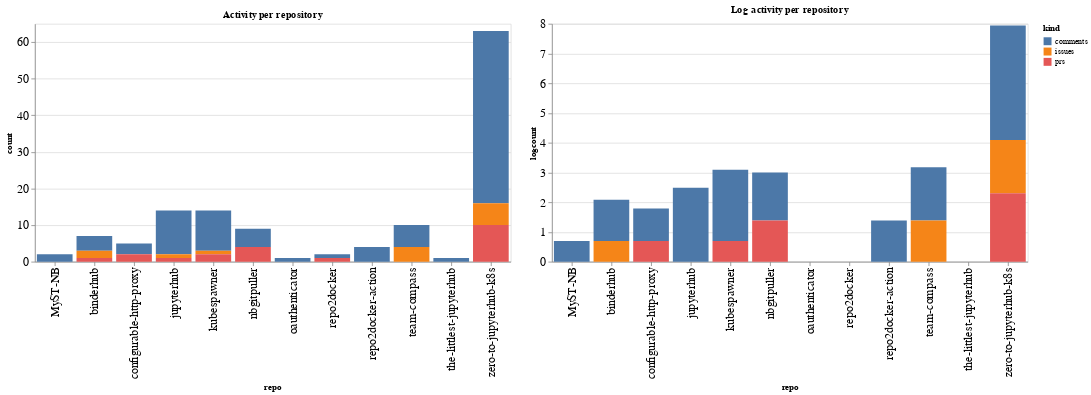

Notebook code for this chart:
### Code cell
ch1 = alt.Chart(repo_summaries, width=600, title="Activity per repository").mark_bar().encode(
    x='repo',
    y='count',
    color='kind',
    tooltip="kind"
)

ch2 = alt.Chart(repo_summaries, width=600, title="Log activity per repository").mark_bar().encode(
    x='repo',
    y='logcount',
    color='kind',
    tooltip="kind"
)

ch1 | ch2

### Figure 1 — Vega-Lite specification as saved in the notebook (floating-point values rounded to 4 significant figures)
{"config": {"axisLeft": {"labelFontSize": 15}, "axisBottom": {"labelFontSize": 15}}, "hconcat": [{"mark": "bar", "encoding": {"color": {"type": "nominal", "field": "kind"}, "tooltip": {"type": "nominal", "field": "kind"}, "x": {"type": "nominal", "field": "repo"}, "y": {"type": "quantitative", "field": "count"}}, "title": "Activity per repository", "width": 600}, {"mark": "bar", "encoding": {"color": {"type": "nominal", "field": "kind"}, "tooltip": {"type": "nominal", "field": "kind"}, "x": {"type": "nominal", "field": "repo"}, "y": {"type": "quantitative", "field": "logcount"}}, "title": "Log activity per repository", "width": 600}], "data": {"name": "data-e0149b24a1277829f45a7d53325e8f47"}, "$schema": "https://vega.github.io/schema/vega-lite/v4.8.1.json", "datasets": {"data-e0149b24a1277829f45a7d53325e8f47": [{"repo": "MyST-NB", "kind": "comments", "count": 2, "logcount": 0.6931}, {"repo": "binderhub", "kind": "comments", "count": 4, "logcount": 1.386}, {"repo": "binderhub", "kind": "issues", "count": 2, "logcount": 0.6931}, {"repo": "binderhub", "kind": "prs", "count": 1, "logcount": 0.0}, {"repo": "configurable-http-proxy", "kind": "comments", "count": 3, "logcount": 1.099}, {"repo": "configurable-http-proxy", "kind": "prs", "count": 2, "logcount": 0.6931}, {"repo": "jupyterhub", "kind": "comments", "count": 12, "logcount": 2.485}, {"repo": "jupyterhub", "kind": "issues", "count": 1, "logcount": 0.0}, {"repo": "jupyterhub", "kind": "prs", "count": 1, "logcount": 0.0}, {"repo": "kubespawner", "kind": "comments", "count": 11, "logcount": 2.398}, {"repo": "kubespawner", "kind": "issues", "count": 1, "logcount": 0.0}, {"repo": "kubespawner", "kind": "prs", "count": 2, "logcount": 0.6931}, {"repo": "nbgitpuller", "kind": "comments", "count": 5, "logcount": 1.609}, {"repo": "nbgitpuller", "kind": "prs", "count": 4, "logcount": 1.386}, {"repo": "oauthenticator", "kind": "comments", "count": 1, "logcount": 0.0}, {"repo": "repo2docker", "kind": "comments", "count": 1, "logcount": 0.0}, {"repo": "repo2docker", "kind": "prs", "count": 1, "logcount": 0.0}, {"repo": "repo2docker-action", "kind": "comments", "count": 4, "logcount": 1.386}, {"repo": "team-compass", "kind": "comments", "count": 6, "logcount": 1.792}, {"repo": "team-compass", "kind": "issues", "count": 4, "logcount": 1.386}, {"repo": "the-littlest-jupyterhub", "kind": "comments", "count": 1, "logcount": 0.0}, {"repo": "zero-to-jupyterhub-k8s", "kind": "comments", "count": 47, "logcount": 3.85}, {"repo": "zero-to-jupyterhub-k8s", "kind": "issues", "count": 6, "logcount": 1.792}, {"repo": "zero-to-jupyterhub-k8s", "kind": "prs", "count": 10, "logcount": 2.303}]}}
